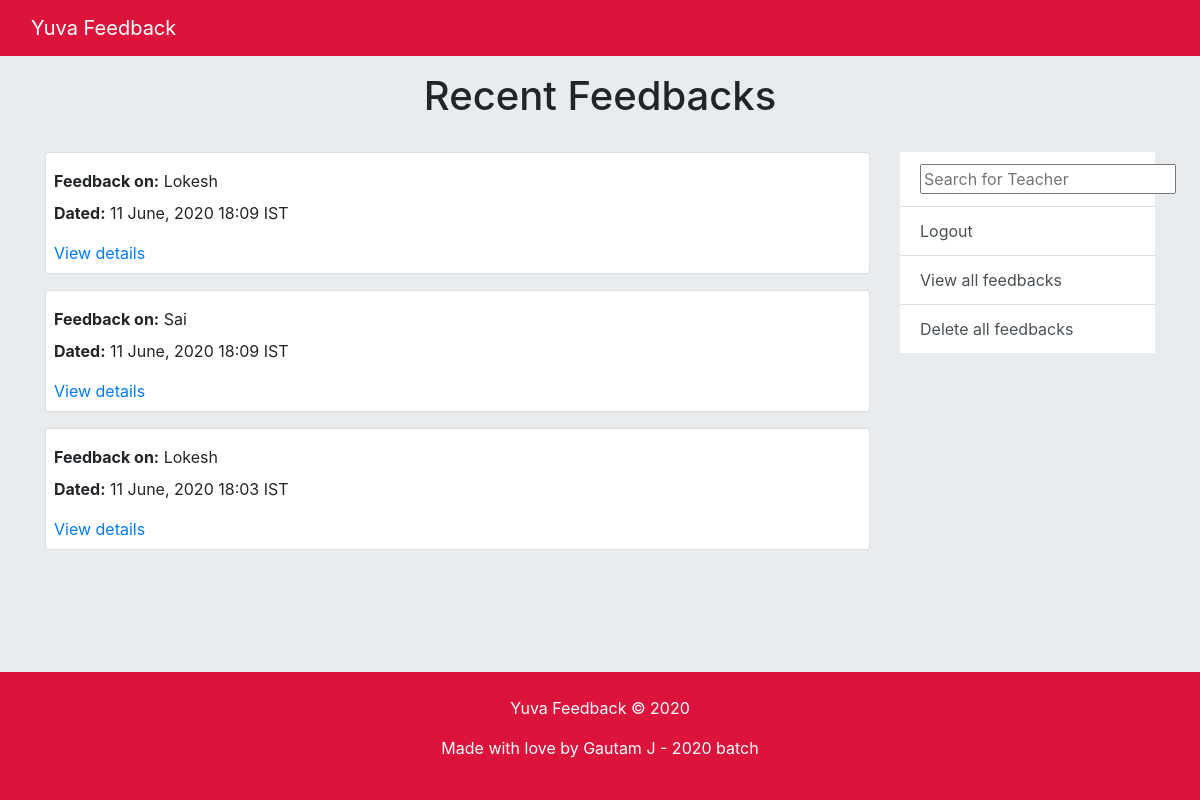
Before: /review/ (signed in) with the older database file.
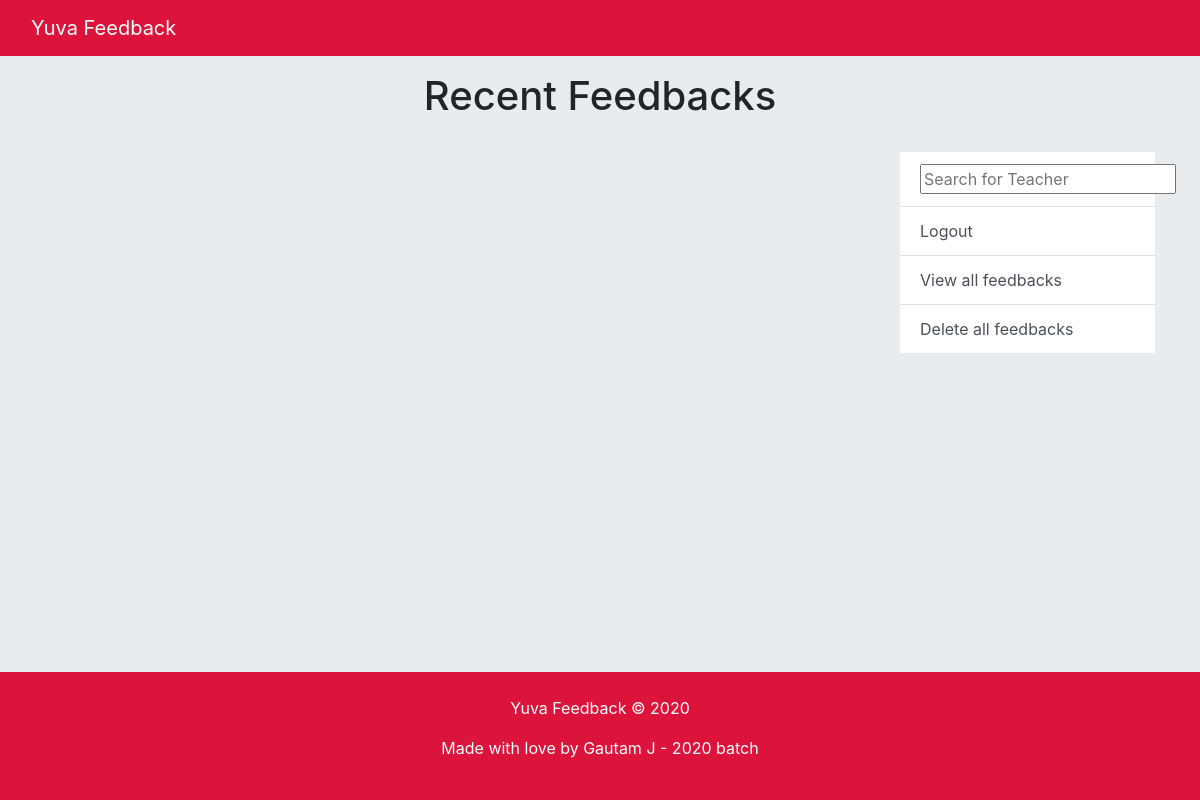
After: the same page with the newer database file.
### Feedback/models.py (models this page shows, shortened)
class FeedbackData(models.Model):
    CHOICES = (
        ('Strongly Disagree', 'Strongly Disagree'),
        ('Disagree', 'Disagree'),
        ('Sometimes', 'Sometimes'),
        ('Agree', 'Agree'),
        ('Strongly Agree', 'Strongly Agree'),
    )
    date_submitted = models.DateTimeField(auto_now=True)
    teacher_name = models.ForeignKey(Teacher, verbose_name='Name of Teacher',
                                     on_delete=models.CASCADE)
    punctuality = models.CharField(verbose_name='The teacher is punctual in coming to class',
                                   max_length=225,
                                   choices=CHOICES)
    portion = models.CharField(verbose_name='The teacher completes portions at the appropriate time',
                               max_length=225,
                               choices=CHOICES)
    doubt = models.CharField(verbose_name='The teacher takes in effort to clear your doubts',
                             max_length=225,
                             choices=CHOICES)
    interactive = models.CharField(verbose_name='The teacher makes the class interactive',
                                   max_length=225,
                                   choices=CHOICES)
    comments = models.TextField(verbose_name='Any other feedback (your comments)',
                                blank=True)
    class Meta:
        verbose_name = 'Feedback Data'
        verbose_name_plural = 'Feedback Data'

### Home/models.py (models this page shows)
class Teacher(models.Model):
    name = models.CharField(verbose_name='Name of teacher',
                            max_length=255, unique=True)
    class Meta:
        verbose_name = 'Teacher'
        verbose_name_plural = 'Teachers'
    def __str__(self):
        return self.name

### Review/views.py (the view)
# urls.py: path('', ListFeedbackView.as_view(), name='ListFeedbackView'),
class ListFeedbackView(LoginRequiredMixin, ListView):
    model = FeedbackData
    template_name = 'Review/list_feedback.html'
    context_object_name = 'feedbacks'
    ordering = ['-date_submitted']
    paginate_by = 10

### Review/templates/Review/list_feedback.html
{% extends 'Home/index.html' %}
{% block content %}
    <div class="container">
        <h1 class="text-center py-3">Recent Feedbacks</h1>
        <div class="row mt-3">
            <div class="col-9">
                {% for feedback in feedbacks %}
                    <div class="card p-2 mb-3">
                        <p class="my-2"><strong>Feedback on:</strong> {{ feedback.teacher_name }}</p>
                        <p><strong>Dated:</strong> {{ feedback.date_submitted|date:'d F, Y H:i e' }}</p>
                        <a href="{% url 'FeedbackDetailView' feedback.id %}">View details</a>
                    </div>
                {% endfor %}
            </div>
            <div class="col-3">
                <ul class="list-group list-group-flush">
                    <form class="list-group-item list-group-item-action" action="{% url 'SearchResultsView' %}" method="get">
                        <input type="text" name="q" placeholder="Search for Teacher" autocomplete="on" autofocus="on" id="search-field">
                    </form>
                    <a class="list-group-item list-group-item-action" role="button" href="{% url 'LogoutView' %}">Logout</a>
                    <a class="list-group-item list-group-item-action" role="button" href="{% url 'ListFeedbackView' %}">View all feedbacks</a>
                    <a class="list-group-item list-group-item-action" role="button" href="{% url 'deleteAllFeedback' %}">Delete all feedbacks</a>
                </ul>
            </div>
        </div>
    </div>
{% endblock content %}

Changed rows visible on the page:
removed FeedbackData: teacher_name "Lokesh", date_submitted "11 June, 2020 18:09 IST"
removed FeedbackData: teacher_name "Sai", date_submitted "11 June, 2020 18:09 IST"
removed FeedbackData: teacher_name "Lokesh", date_submitted "11 June, 2020 18:03 IST"
